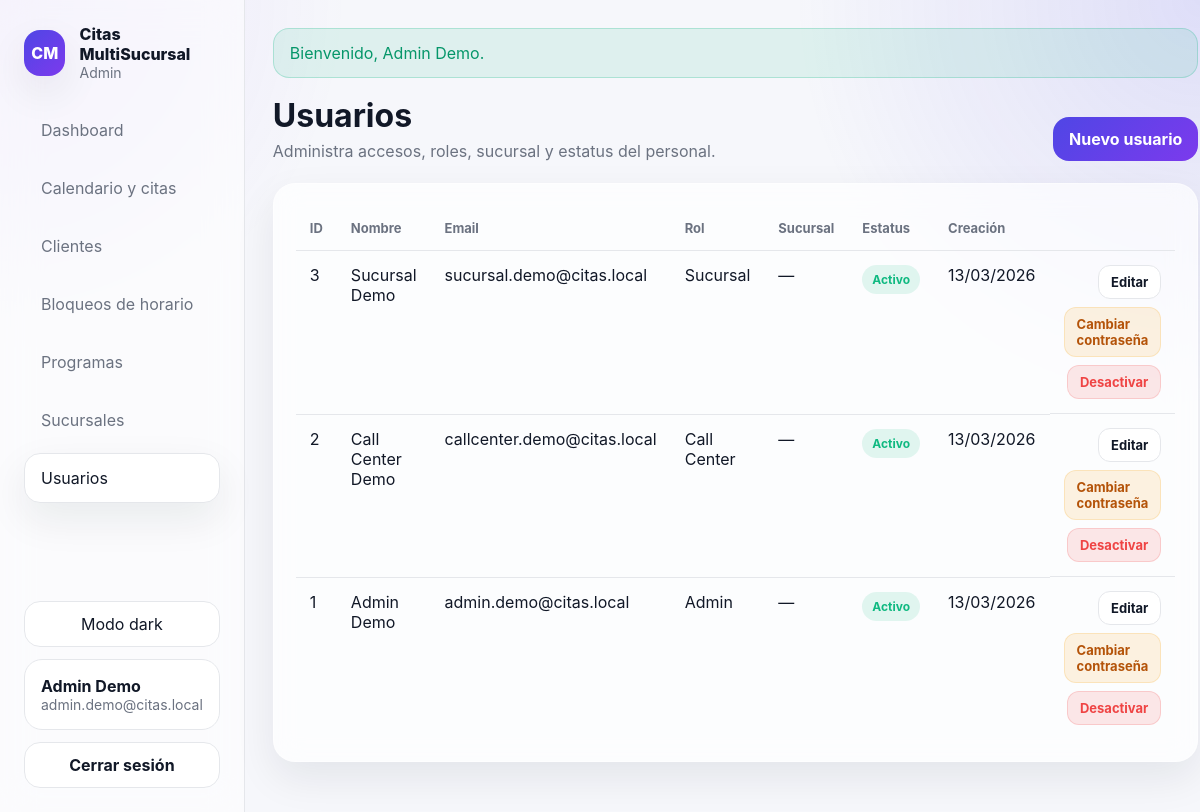
The page /users (signed in) on the database its author committed.
### tables this page shows
CREATE TABLE IF NOT EXISTS usuarios (
    id INT UNSIGNED AUTO_INCREMENT PRIMARY KEY,
    nombre VARCHAR(150) NOT NULL,
    email VARCHAR(190) NOT NULL UNIQUE,
    password VARCHAR(255) NOT NULL,
    rol ENUM('admin','call_center','sucursal') NOT NULL DEFAULT 'sucursal',
    sucursal_id INT UNSIGNED NULL,
    activo TINYINT(1) NOT NULL DEFAULT 1,
    created_at DATETIME NULL,
    updated_at DATETIME NULL,
    CONSTRAINT fk_usuarios_sucursal FOREIGN KEY (sucursal_id) REFERENCES sucursales(id) ON DELETE SET NULL
);

### app/Core/Controller.php (called while the page is built, shortened)
<?php
class Controller
{
    protected function view(string $view, array $data = [], string $layout = 'app'): void
    {
        extract($data, EXTR_SKIP);
        $viewPath = base_path('app/Views/' . $view . '.php');
        require base_path('app/Views/layouts/header.php');
        require $viewPath;
        require base_path('app/Views/layouts/footer.php');
    }
}

### app/Controllers/UserController.php (called while the page is built, shortened)
<?php
class UserController extends Controller
{
    public function index(): void
    {
        $users = User::all();
        $this->view('users/index', compact('users'));
    }
}

### index.php (called while the page is built, shortened)
<?php
require BASE_PATH . '/app/Core/helpers.php';
spl_autoload_register(function ($class) {
    $prefix = 'App\\';
    $baseDir = BASE_PATH . '/app/';
    $relativeClass = substr($class, strlen($prefix));
    $file = $baseDir . str_replace('\\', '/', $relativeClass) . '.php';
});
$router = new Router();
$router->get('/', [DashboardController::class, 'home']);
$router->get('/login', [AuthController::class, 'showLogin']);
$router->post('/login', [AuthController::class, 'login']);
$router->post('/logout', [AuthController::class, 'logout']);
$router->get('/dashboard', [DashboardController::class, 'index']);
$router->get('/sucursales', [SucursalController::class, 'index']);
$router->get('/sucursales/create', [SucursalController::class, 'create']);
$router->post('/sucursales/store', [SucursalController::class, 'store']);
$router->get('/sucursales/edit/{id}', [SucursalController::class, 'edit']);
$router->post('/sucursales/update/{id}', [SucursalController::class, 'update']);
$router->post('/sucursales/delete/{id}', [SucursalController::class, 'delete']);
$router->get('/citas', [CitaController::class, 'index']);
$router->get('/citas/create', [CitaController::class, 'create']);
$router->post('/citas/store', [CitaController::class, 'store']);
$router->get('/citas/edit/{id}', [CitaController::class, 'edit']);
$router->post('/citas/update/{id}', [CitaController::class, 'update']);
$router->post('/citas/delete/{id}', [CitaController::class, 'delete']);
$router->post('/citas/cancel/{id}', [CitaController::class, 'cancel']);
$router->get('/citas/clientes/search', [CitaController::class, 'searchClientes']);
$router->get('/citas/programas', [CitaController::class, 'programasPorSucursal']);
$router->post('/citas/prospectos/quick-store', [CitaController::class, 'quickStoreProspecto']);
$router->get('/clientes', [ClienteController::class, 'index']);
$router->get('/clientes/create', [ClienteController::class, 'create']);
$router->post('/clientes/store', [ClienteController::class, 'store']);
$router->get('/clientes/{id}', [ClienteController::class, 'show']);
$router->get('/clientes/edit/{id}', [ClienteController::class, 'edit']);
$router->post('/clientes/update/{id}', [ClienteController::class, 'update']);
$router->get('/bloqueos-horario', [BloqueoHorarioController::class, 'index']);
$router->get('/bloqueos-horario/create', [BloqueoHorarioController::class, 'create']);
$router->post('/bloqueos-horario/store', [BloqueoHorarioController::class, 'store']);
$router->get('/bloqueos-horario/edit/{id}', [BloqueoHorarioController::class, 'edit']);
$router->post('/bloqueos-horario/update/{id}', [BloqueoHorarioController::class, 'update']);
$router->post('/bloqueos-horario/delete/{id}', [BloqueoHorarioController::class, 'delete']);
$router->post('/bloqueos-horario/toggle/{id}', [BloqueoHorarioController::class, 'toggle']);
$router->get('/programas', [ProgramaController::class, 'index']);
$router->get('/programas/create', [ProgramaController::class, 'create']);
$router->post('/programas/store', [ProgramaController::class, 'store']);
$router->get('/programas/edit/{id}', [ProgramaController::class, 'edit']);
$router->post('/programas/update/{id}', [ProgramaController::class, 'update']);
$router->post('/programas/toggle/{id}', [ProgramaController::class, 'toggle']);
$router->get('/users', [UserController::class, 'index']);
$router->get('/users/create', [UserController::class, 'create']);
$router->post('/users/store', [UserController::class, 'store']);
$router->get('/users/edit/{id}', [UserController::class, 'edit']);
$router->post('/users/update/{id}', [UserController::class, 'update']);
$router->get('/users/password/{id}', [UserController::class, 'password']);
$router->post('/users/password/{id}', [UserController::class, 'updatePassword']);
$router->post('/users/toggle-active/{id}', [UserController::class, 'toggleActive']);
$router->get('/api/sucursales', [ApiController::class, 'sucursales']);
$router->get('/api/citas', [ApiController::class, 'citas']);
$router->post('/api/citas', [ApiController::class, 'storeCita']);
$router->get('/api/horarios-disponibles', [ApiController::class, 'horariosDisponibles']);
$router->get('/api/bloqueos', [ApiController::class, 'bloqueos']);
$router->post('/api/bloqueos', [ApiController::class, 'storeBloqueo']);
$router->get('/api/clientes', [ApiController::class, 'clientes']);
$router->post('/api/clientes', [ApiController::class, 'storeCliente']);
$router->get('/api/clientes/{id}', [ApiController::class, 'showCliente']);
$router->get('/install', [InstallController::class, 'index']);
$router->post('/install/run', [InstallController::class, 'run']);
$router->dispatch($_SERVER['REQUEST_METHOD'] ?? 'GET', current_path());

### app/Core/helpers.php (called while the page is built, shortened)
<?php
function base_path(string $path = ''): string
{
    return BASE_PATH . ($path ? '/' . ltrim($path, '/') : '');
}
function app_url(): string
{
    $https = (!empty($_SERVER['HTTPS']) && $_SERVER['HTTPS'] !== 'off');
    $scheme = $https ? 'https' : 'http';
    $host = $_SERVER['HTTP_HOST'] ?? 'localhost';
    $scriptName = $_SERVER['SCRIPT_NAME'] ?? '/index.php';
    $dir = rtrim(str_replace('\\', '/', dirname($scriptName)), '/');
    if ($dir === '') {
        $dir = '';
    }
    return rtrim($scheme . '://' . $host . ($dir ? $dir : ''), '/');
}
function url(string $path = ''): string
{
    $path = '/' . ltrim($path, '/');
    return app_url() . ($path === '/' ? '' : $path);
}
function asset(string $path): string
{
    $normalizedPath = ltrim($path, '/');
    $assetUrl = url('public/assets/' . $normalizedPath);
    $absolutePath = base_path('public/assets/' . $normalizedPath);
    if (is_file($absolutePath)) {
        $version = (string) filemtime($absolutePath);
        return $assetUrl . '?v=' . rawurlencode($version);
    }
    return $assetUrl;
}
function current_path(): string
{
    $uri = parse_url($_SERVER['REQUEST_URI'] ?? '/', PHP_URL_PATH) ?: '/';
    $scriptName = $_SERVER['SCRIPT_NAME'] ?? '/index.php';
    $baseDir = rtrim(str_replace('\\', '/', dirname($scriptName)), '/');
    return $uri ?: '/';
}
function e(?string $value): string
{
    return htmlspecialchars((string) $value, ENT_QUOTES, 'UTF-8');
}
function flash(string $key): ?string
{
    $message = $_SESSION['_flash'][$key] ?? null;
    return $message;
}
function auth_user(): ?array
{
    return $_SESSION['user'] ?? null;
}
function format_date(string $date): string
{
    return date('d/m/Y', strtotime($date));
}

### app/Core/Database.php (called while the page is built, shortened)
<?php
class Database
{
    private static ?PDO $pdo = null;
    public static function boot(array $config): void
    {
        $dsn = sprintf(
            'mysql:host=%s;port=%s;dbname=%s;charset=%s',
            $config['host'],
            $config['port'],
            $config['database'],
            $config['charset']
        );
        self::$pdo = new PDO($dsn, $config['username'], $config['password'], [
            PDO::ATTR_ERRMODE => PDO::ERRMODE_EXCEPTION,
            PDO::ATTR_DEFAULT_FETCH_MODE => PDO::FETCH_ASSOC,
        ]);
    }
    public static function pdo(): PDO
    {
        return self::$pdo;
    }
    public static function select(string $sql, array $params = []): array
    {
        $stmt = self::pdo()->prepare($sql);
        $stmt->execute($params);
        return $stmt->fetchAll();
    }
}

### app/Models/User.php (called while the page is built, shortened)
<?php
class User
{
    public static function all(): array
    {
        return Database::select(
            "SELECT u.*, s.nombre AS sucursal_nombre
             FROM usuarios u
             LEFT JOIN sucursales s ON s.id = u.sucursal_id
             ORDER BY u.created_at DESC, u.id DESC"
        );
    }
}

### app/Views/users/index.php (the view, shortened to what this page needs)
<section class="page-head">
    <div>
        <h1>Usuarios</h1>
        <p>Administra accesos, roles, sucursal y estatus del personal.</p>
    </div>
    <div class="page-actions">
        <a class="btn btn-primary" href="<?= e(url('/users/create')) ?>">Nuevo usuario</a>
    </div>
</section>
<section class="card">
    <div class="table-wrap">
        <table class="table">
            <thead>
                <tr>
                    <th>ID</th>
                    <th>Nombre</th>
                    <th>Email</th>
                    <th>Rol</th>
                    <th>Sucursal</th>
                    <th>Estatus</th>
                    <th>Creación</th>
                    <th></th>
                </tr>
            </thead>
            <tbody>
                <?php foreach ($users as $item): ?>
                <tr>
                    <td><?= e((string)$item['id']) ?></td>
                    <td><?= e($item['nombre']) ?></td>
                    <td><?= e($item['email']) ?></td>
                    <td><?= e(ucwords(str_replace('_', ' ', $item['rol']))) ?></td>
                    <td><?= e($item['sucursal_nombre'] ?? '—') ?></td>
                    <td>
                        <?php if ((int)$item['activo'] === 1): ?>
                            <span class="badge badge-atendida">Activo</span>
                        <?php else: ?>
                            <span class="badge badge-cancelada">Inactivo</span>
                        <?php endif; ?>
                    </td>
                    <td><?= e(format_date($item['created_at'])) ?></td>
                    <td class="actions-cell">
                        <a class="btn btn-outline btn-sm" href="<?= e(url('/users/edit/' . $item['id'])) ?>">Editar</a>
                        <a class="btn btn-warning btn-sm" href="<?= e(url('/users/password/' . $item['id'])) ?>">Cambiar contraseña</a>
                        <form method="POST" action="<?= e(url('/users/toggle-active/' . $item['id'])) ?>" onsubmit="return confirm('¿Confirmas cambiar el estatus de este usuario?');">
                            <button class="btn <?= (int)$item['activo'] === 1 ? 'btn-danger' : 'btn-primary' ?> btn-sm" type="submit">
                                <?= (int)$item['activo'] === 1 ? 'Desactivar' : 'Activar' ?>
                            </button>
                        </form>
                    </td>
                </tr>
                <?php endforeach; ?>
            </tbody>
        </table>
    </div>
</section>

### app/Core/Router.php (shortened to what this page needs)
<?php
class Router
{
    private array $routes = [];
    private function addRoute(string $method, string $path, array $handler): void
    {
        $this->routes[$method][] = [
            'path' => $path,
            'handler' => $handler,
        ];
    }
    public function dispatch(string $method, string $uri): void
    {
        $routes = $this->routes[$method] ?? [];
        foreach ($routes as $route) {
            $pattern = preg_replace('#\{[a-zA-Z_]+\}#', '([a-zA-Z0-9\-_]+)', $route['path']);
            $pattern = '#^' . $pattern . '$#';
            if (preg_match($pattern, $uri, $matches)) {
                array_shift($matches);
                [$class, $method] = $route['handler'];
                $controller = new $class();
                $controller->$method(...$matches);
                return;
            }
        }
    }
}

### app/Views/layouts/header.php (shortened to what this page needs)
<?php
$user = auth_user();
$success = flash('success');
?>
<!DOCTYPE html>
<html lang="es" data-theme="light">
<head>
    <link rel="stylesheet" href="<?= e(asset('css/app.css')) ?>">
</head>
<body>
<div class="app-shell">
    <?php if ($user): ?>
        <aside class="sidebar">
            <div class="brand">
                <div class="brand-badge">CM</div>
                <div>
                    <div class="brand-title">Citas MultiSucursal</div>
                    <div class="brand-subtitle"><?= e(ucwords(str_replace('_', ' ', $user['rol']))) ?></div>
                </div>
            </div>
            <nav class="nav">
                <a class="nav-link <?= current_path() === '/dashboard' ? 'active' : '' ?>" href="<?= e(url('/dashboard')) ?>">Dashboard</a>
                <a class="nav-link <?= current_path() === '/citas' ? 'active' : '' ?>" href="<?= e(url('/citas')) ?>">Calendario y citas</a>
                <a class="nav-link <?= str_starts_with(current_path(), '/clientes') ? 'active' : '' ?>" href="<?= e(url('/clientes')) ?>">Clientes</a>
                <?php if (in_array($user['rol'], ['admin', 'sucursal'], true)): ?>
                    <a class="nav-link <?= str_starts_with(current_path(), '/bloqueos-horario') ? 'active' : '' ?>" href="<?= e(url('/bloqueos-horario')) ?>">Bloqueos de horario</a>
                <?php endif; ?>
                <?php if (in_array($user['rol'], ['admin', 'sucursal'], true)): ?>
                    <a class="nav-link <?= str_starts_with(current_path(), '/programas') ? 'active' : '' ?>" href="<?= e(url('/programas')) ?>">Programas</a>
                <?php endif; ?>
                <?php if ($user['rol'] === 'admin'): ?>
                    <a class="nav-link <?= str_starts_with(current_path(), '/sucursales') ? 'active' : '' ?>" href="<?= e(url('/sucursales')) ?>">Sucursales</a>
                    <a class="nav-link <?= str_starts_with(current_path(), '/users') ? 'active' : '' ?>" href="<?= e(url('/users')) ?>">Usuarios</a>
                <?php endif; ?>
            </nav>
            <div class="sidebar-footer">
                <button type="button" class="theme-toggle" id="themeToggle">Modo dark</button>
                <div class="user-card">
                    <div class="user-name"><?= e($user['nombre']) ?></div>
                    <div class="user-email"><?= e($user['email']) ?></div>
                </div>
                <form method="POST" action="<?= e(url('/logout')) ?>">
                    <button class="btn btn-outline btn-block" type="submit">Cerrar sesión</button>
                </form>
            </div>
        </aside>
    <?php endif; ?>
    <main class="main-content <?= $user ? '' : 'main-content-auth' ?>">
        <?php if ($success): ?>
            <div class="alert alert-success"><?= e($success) ?></div>
        <?php endif; ?>

### rows shown on the page
usuarios: rol "Admin", nombre "Admin Demo", email "admin.demo@citas.local", id "1", sucursal_nombre "—", activo "Activo", created_at "13/03/2026"
usuarios: id "3", nombre "Sucursal Demo", email "sucursal.demo@citas.local", rol "Sucursal", sucursal_nombre "—", activo "Activo", created_at "13/03/2026"
usuarios: id "2", nombre "Call Center Demo", email "callcenter.demo@citas.local", rol "Call Center", sucursal_nombre "—", activo "Activo", created_at "13/03/2026"
